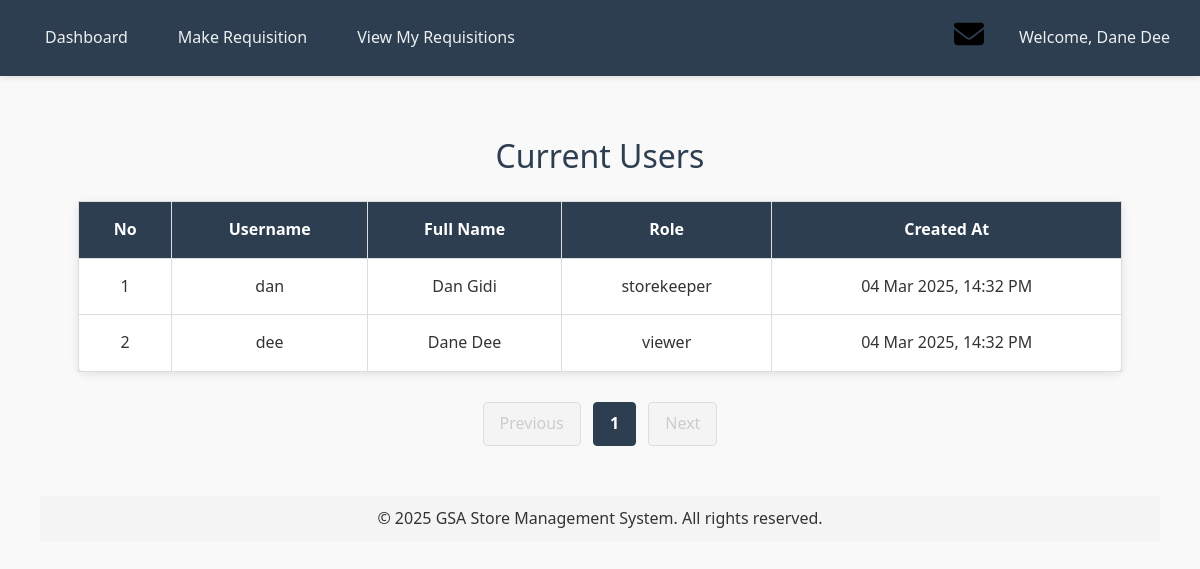
Page /manage_users.php (signed in) on the committed database.
### tables this page shows
CREATE TABLE `users` (
  `user_id` int(11) NOT NULL,
  `username` varchar(255) NOT NULL,
  `full_name` varchar(255) DEFAULT NULL,
  `password` varchar(255) NOT NULL,
  `role` enum('admin','storekeeper','viewer') DEFAULT 'viewer',
  `created_at` timestamp NOT NULL DEFAULT current_timestamp()
);

### manage_users.php (the view, shortened to what this page needs)
<?php
    require 'header.php';
    require 'db_connect.php';
    $records_per_page = 50;
    $current_page = isset($_GET['page']) ? (int)$_GET['page'] : 1;
    $offset = ($current_page - 1) * $records_per_page;
    $countQuery = "SELECT COUNT(*) AS total_records FROM users";
    $countResult = mysqli_query($conn, $countQuery);
    $total_records = mysqli_fetch_assoc($countResult)['total_records'];
    $total_pages = ceil($total_records / $records_per_page);
    $usersQuery = "SELECT user_id, username, full_name, role, created_at FROM users LIMIT $offset, $records_per_page";
    $users = mysqli_query($conn, $usersQuery);
?>
<!DOCTYPE html>
<html lang="en">
<head>
</head>
<body>
    <div class="container">
        <h2>Current Users</h2>
        <table>
            <tr>
                <th>No</th>
                <th>Username</th>
                <th>Full Name</th>
                <th>Role</th>
                <th>Created At</th>
            </tr>
            <?php
                $count = $offset + 1;
                while ($user = mysqli_fetch_assoc($users)):
            ?>
                <tr>
                    <td><?= $count++ ?></td>
                    <td><?= htmlspecialchars($user['username'], ENT_QUOTES, 'UTF-8') ?></td>
                    <td><?= htmlspecialchars($user['full_name'], ENT_QUOTES, 'UTF-8') ?></td>
                    <td><?= htmlspecialchars($user['role'], ENT_QUOTES, 'UTF-8') ?></td>
                    <td><?= date("d M Y, H:i A", strtotime($user['created_at'])) ?></td>
                </tr>
            <?php endwhile; ?>
        </table>
        <div class="pagination">
            <?php if ($current_page > 1): ?>
                <a href="?page=<?= $current_page - 1 ?>">Previous</a>
            <?php else: ?>
                <a class="disabled">Previous</a>
            <?php endif; ?>
            <?php for ($i = 1; $i <= $total_pages; $i++): ?>
                <a href="?page=<?= $i ?>" <?= $i === $current_page ? 'class="active"' : '' ?>><?= $i ?></a>
            <?php endfor; ?>
            <?php if ($current_page < $total_pages): ?>
                <a href="?page=<?= $current_page + 1 ?>">Next</a>
            <?php else: ?>
                <a class="disabled">Next</a>
            <?php endif; ?>
        </div>
    </div>
</body>
</html>
<?php require 'footer.php'; ?>

### header.php (style rules this page uses)
body { font-family: 'Segoe UI', Tahoma, Geneva, Verdana, sans-serif; margin: 0; padding: 0; background: #f9f9f9; color: #333; line-height: 1.6; padding-top: 70px; }
* { margin: 0; padding: 0; box-sizing: border-box; }
.container { max-width: 1200px; margin: 100px auto 30px auto; padding: 0 20px; }
h1, h2, h3 { color: #2c3e50; text-align: center; margin-bottom: 20px; }
h2 { font-size: 2rem; font-weight: 500; }
table { width: 100%; border-collapse: collapse; margin: 30px 0; background: #fff; border-radius: 8px; box-shadow: 0 2px 10px rgba(0, 0, 0, 0.1); }
table th, table td { padding: 15px; text-align: center; border-bottom: 1px solid #ddd; }
table th { background-color: #2c3e50; color: #fff; font-weight: 600; }

### manage_users.php (style rules this page uses)
.container { max-width: 95%; margin: 20px auto; padding: 10px; }
h2 { text-align: center; color: #2c3e50; }
table { width: 100%; border-collapse: collapse; margin-top: 10px; }
th, td { padding: 10px; border: 1px solid #ddd; text-align: center; }
th { background: #2c3e50; color: white; }
.pagination { text-align: center; margin-top: 10px; }
.pagination a { display: inline-block; padding: 8px 16px; margin: 0 4px; text-decoration: none; color: #2c3e50; background-color: #f4f4f4; border: 1px solid #ddd; border-radius: 4px; transition: background-color 0.3s ease, color 0.3s ease, border-color 0.3s ease; }
.pagination a.active { background-color: #2c3e50; color: white; border-color: #2c3e50; font-weight: bold; }
.pagination a.disabled { color: #ccc; pointer-events: none; cursor: not-allowed; background-color: #f4f4f4; border-color: #ddd; }

### rows in the picture
users: username "dan", full_name "Dan Gidi", role "storekeeper", created_at "04 Mar 2025, 14:32 PM"
users: username "dee", full_name "Dane Dee", role "viewer", created_at "04 Mar 2025, 14:32 PM"

### other values in the picture
$header_name "Dane Dee"
